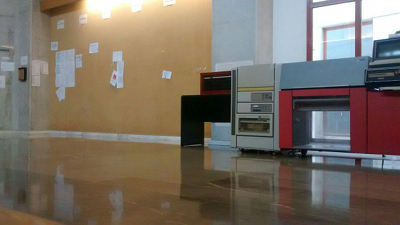
//> input picture Proyecto/Codigo/imagenes/comp1.jpg, 400 x 225 px, given in place of einstein.bmp, which was not available
$ ./main   (built with g++ and OpenCV 4)
//> lines starting //> are read from the running program, lines starting //| are printed output that depends on the picture; pictures that were not available may be replaced by others from this repository, and a replacement may not be noted
#include<opencv2/opencv.hpp>
#include<vector>
using namespace std;
using namespace cv;

# define M_PI           3.14159265358979323846

// [9 lines left out: function mostrarMatriz, not called in this run]

/*
Funcion que lee una imagen desde un archivo y devuelve el objeto Mat donde se almacena.
@ nombreArchivo: nombre del archivo desde el que se lee la imagen.
@ flagColor: opci?n de lectura de la imagen. Tenemos por defecto el valor 1 al igual que la funcion imread de OpenCV.
*/
// [9 lines left out: function leeImagen, not called in this run]

/*
Funcion que lleva un @t en el rango [@a, @b] al rango [@c, @d] mediante una transformacion lineal.
*/
float cambioDeRango(float t, float a, float b, float c, float d) {
	return 1.0 * (t - a) / (b - a)*(d - c) + c;
}

/*
Funcion que reajusta el rango de una matriz al rango [0,255] para que se muestren correctamente las frencuencias altas (tanto negativas como positivas)
@im: la imagen CV_32F a la que reajustaremos el rango.
*/

Mat reajustarRango1C(Mat im) {
	float min = 0;
	float max = 255;
	Mat im_ajustada;


	//Calculamos el rango en el que se mueven los valores de la imagen.
	for (int i = 0; i < im.rows; i++)
		for (int j = 0; j < im.cols; j++) {
			if (im.at<float>(i, j) < min) min = im.at<float>(i, j);
			if (im.at<float>(i, j) > max) max = im.at<float>(i, j);
		}

	im.copyTo(im_ajustada);

	for (int i = 0; i < im_ajustada.rows; i++)
		for (int j = 0; j < im_ajustada.cols; j++)
			im_ajustada.at<float>(i, j) = cambioDeRango(im_ajustada.at<float>(i, j), min, max, 0.0, 255.0);


	return im_ajustada;
}

/*
Funcion que reajusta el rango de una matriz al rango [0,255] para que se muestren correctamente las frencuencias altas (tanto negativas como positivas)
@im: la imagen CV_32F o CV_32FC3 a la que reajustaremos el rango.
*/
Mat reajustarRango(Mat im) {
	Mat canales_im[3];
	Mat im_ajustada;
	Mat canales_ajustada[3];


	if (im.channels() == 1)
		im_ajustada = reajustarRango1C(im);
	else if (im.channels() == 3) {
		split(im, canales_im);
		for (int i = 0; i < 3; i++)
			canales_ajustada[i] = reajustarRango(canales_im[i]);
		merge(canales_ajustada, 3, im_ajustada);
	}
	else
		cout << "El numero de canales no es correcto." << endl;

	return im_ajustada;
}

/*
Funcion que muestra una imagen por pantalla.
@ nombreVentana: el nombre de la ventana que crearemos y en la que mostraremos la imagen.
@ im: la imagen a mostrar
@ tipoVentana: el tipo de ventana que queremos crear, por defecto es 1, es decir una ventana que se ajusta al tamanio de la imagen.
*/
void mostrarImagen(string nombreVentana, Mat &im, int tipoVentana = 1) {
	if (!im.empty()) {
		namedWindow(nombreVentana, tipoVentana);
		imshow(nombreVentana, im);
	}
	else
		cout << "La imagen no se cargo correctamente" << endl;
}


/*
Funcion que combina varias imagenes en una sola.
@nombreVentana = nombre de la ventana en la que mostrar la imagen resultante.
@imagenes = lista de imagenes a mostrar.
*/
void mostrarImagenes(string nombreVentana, vector<Mat> &imagenes) {
	int colCollage = 0, filCollage = 0; //aqui almacenaremos las columnas y las filas de la imagen que sera la union de todas las demas.
	int contadorColumnas = 0;
	for (Mat & im : imagenes) {
		if (im.channels() < 3) cvtColor(im, im, CV_GRAY2RGB); //cambiamos la codificacion del color de algunas im?genes para que no nos de fallos al crear el collage.
		colCollage += im.cols; //sumamos las columnas
		if (im.rows > filCollage) filCollage = im.rows; //obtenemos el maximo numero de filas que vamos a necesitar
	}

	Mat collage = Mat::zeros(filCollage, colCollage, CV_8UC3); //Creamos la imagen con las dimensiones deseadas y todos los p?xeles inicializados a cero.

	Rect roi; //objeto con el que definiremos el ROI
	Mat imroi; //submatriz de la imagen Collage donde copiaremos la imagen que corresponda.

	for (Mat & im : imagenes) {
		roi = Rect(contadorColumnas, 0, im.cols, im.rows); //Vamos moviendo el ROI para que las imagenes queden juntas y ajustandolo al tamaño de la imagen que corresponda.
		contadorColumnas += im.cols;
		imroi = Mat(collage, roi); //(stackoverflow.com/questions/8206466/how-to-set-roi-in-opencv)

		im.copyTo(imroi);
		//Lo que sucede cuando no coincide el formato de destino y el de origen es que lo que se copia son pixeles negros.
	}

	mostrarImagen(nombreVentana, collage);

}

/*
Funcion que modifica el color de los p?xeles indicados.
@ im = la imagen a la que le vamos a modificar los p?xeles.
@ coordenadas = lista de coordenadas de los p?xeles indicados.
@ color1, color2 y color3 = son tres colores, estamos pensando en trabajar con imagenes de 1 o 3 canales con lo que en cada caso se usara los colores necesarios.
*/
// [15 lines left out: function modificarPixeles, not called in this run]

/*
Funcion auxiliar para obtner valores de la funcion f a muestrear.
@x: el parametro a sustituir para la muestra.
*/

float f(float x, float sigma) {
	return exp(-0.5 * x * x / sigma / sigma);
}

//BONUS 1:

//Declaramos las funciones que intervienen en las mascaras y de las que por tanto muestrearemos.

float parte1PrimeraDerivada (float x, float sigma) {
	return 1/(2*M_PI*sigma*sigma)*(-x/(sigma*sigma))*exp(-(x*x)/(2*sigma*sigma));
}

float parte2PrimeraDerivada(float x, float sigma) {
	return exp(-(x*x) / (2 * sigma*sigma));
}

float parte1SegundaDerivada(float x, float sigma) {
	return (1 / (2 * M_PI*sigma*sigma)) * (((-1 / (sigma*sigma))*exp(-(x*x) / (2 * sigma*sigma))) + ((-x / (sigma*sigma)) * (-x / (sigma*sigma)) * exp(-(x*x) / (2 * sigma*sigma))));
}

float parte2SegundaDerivada(float x, float sigma) {
	return exp(-(x*x) / (2 * sigma*sigma));
}

/*
Funcion que calcula un vector mascara para realizar la convolucion en base a un sigma dado.
@sigma: parametro sigma (en unidades de pixeles) de la gaussiana a muestrear.
@f: la funcion de la que muestreamos para crear la mascara.
*/
Mat calcularVectorMascara(float sigma, float(*f)(float, float)) {
	/*
	Vamos a calcular el numero de pixeles que conformaran el vector mascara.
	En primer lugar recordemos que necesitamos tener una mascara de orden impar, de modos que haremoa a*2 + 1, donde a es la siguiente cantidad:
	Como sabemos para quedarnos con la parte significativa de la gaussiana tenemos que muestrear en el intervalor [-3sigma, 3sigma].
	Ahora bien, podemos obtener número decimales con lo que tendremos que redondear. Si hiciésemos la operación 3*ceil(sigma)*2+1 obtendríamos mascaras de como minimo longitud 7 algo que no es del todo adeacuado.
	Con lo cual vamos a optar por hacer un redondeo de la forma round(3*sigma)*2+1 y este sera el tamaño de nuestra mascara. Además hemos introudicido el 3 dentro del round porque de otro modo no seríamos tan preciso en el tamaño requerido,
	estaríamos en una situación similar a la anterior, mascaras de 1, luego de 7, sin ningun otro valor intermedio.
	Dejamos el 2 fuera del round para asegurar de obtener una longitud impar, como queremos.
	*/

	int longitud = round(3 * sigma) * 2 + 1;
	int centro = (longitud - 1) / 2; // <-- elemento del centro del vector

	/*
	Ahora vamos a calcular el tamanio del paso de muestre, como vamos a ir muestreando.
	Queremos que el mayor peso lo tenga el pixel central, con lo cual al este pixel le daremos el valor f(0).
	En consecuencia el paso será paso = 6sigma/(longitud-1).
	*/

	float paso = 6 * sigma / (longitud - 1);

	// Creamos la imagen que contendra los valores muestreados.

	Mat mascara = Mat(1, longitud, CV_32F);

	//Cargamos los valores en la mascara
	for (int i = 0; i <= centro; i++) {
		mascara.at<float>(0, i) = f(-paso * (centro - i), sigma);
		mascara.at<float>(0, longitud - i - 1) = f(paso * (centro - i), sigma);
	}

	//Y ahora dividimos por la suma de todos para que los elementos sumen 1.

	float suma = 0.0;

	for (int i = 0; i < mascara.cols; i++)
		suma += mascara.at<float>(0, i);

	mascara = mascara / suma;

	return mascara;
}

/*
Funcion que calcula las dos mascaras en las que se puede descomponer la mascara 2D de la primera parcial (con respecto a x o y) de una Gaussiana.
@sigma: el parametro sigma del que dependen las funciones de la mascara.
@parte1: matriz donde se almacenara la primera parte de la mascara (la relacionada con la funcion parte1PrimeraDerivada).
@parte2: matriz donde se almacenara la segunda parte de la mascara (la relacionada con la funcion parte2PrimeraDerivada).
*/
// [4 lines left out: function calcularMascarasPrimeraDerivada, not called in this run]

/*
Funcion que calcula las dos mascaras en las que se puede descomponer la mascara 2D de la segunda parcial (con respecto a x o y, dos veces) de una Gaussiana.
@sigma: el parametro sigma del que dependen las funciones de la mascara.
@parte1: matriz donde se almacenara la primera parte de la mascara (la relacionada con la funcion parte1SegundaDerivada).
@parte2: matriz donde se almacenara la segunda parte de la mascara (la relacionada con la funcion parte2SegundaDerivada).
*/
// [4 lines left out: function calcularMascarasSegundaDerivada, not called in this run]


/*
Funcion que devuelve un vector preparado para hacer la convolucion sin problemas en los pixeles cercanos a los bordes, trabajando con imagenes con un solo canal.
@senal: vector de entrada al que aplicarle la convolucion.
@mascara: mascara con la que convolucionar (1C).
@cond_contorno: tipo de mecanismo para solucionar problemas con las dimensiones al convolucionar. Puede tomar dos valores:
				0 -> uniforme a ceros.
				1 -> reflejada.
*/
Mat obtenerVectorOrlado1C(Mat &senal, Mat &mascara, int cond_contorno) {
	//Añadiremos digamos a cada lado del vector (longitud_senal - 1)/2 pues son los pixeles como maximo que sobrarian al situar la mascara en una esquina.
	//Nosotros vamos a trabajar con vectores fila, pero no sabemos como sera senal con lo que vamos a trasponerla si es necesario.
	Mat copia_senal;

	//Vamos a trabajar siempre con vectores fila.
	if (senal.rows == 1)
		copia_senal = senal;
	else if (senal.cols == 1)
		copia_senal = senal.t();
	else
		cout << "Senal no es un vector fila o columna.\n";

	int colsParaCopia = copia_senal.cols;

	int pixels_extra = mascara.cols - 1; //<-- numero de pixeles necesarios para orlar.

	int colsVectorOrlado = colsParaCopia + pixels_extra;

	Mat vectorOrlado = Mat(1, colsVectorOrlado, senal.type());

	int inicio_copia, fin_copia; // <-- posiciones donde comienza la copia del vector, centrada.

	inicio_copia = pixels_extra/2;
	fin_copia = colsParaCopia + inicio_copia;

	//Copiamos senal centrado en vectorAuxiliar

	for (int i = inicio_copia; i < fin_copia; i++)
		vectorOrlado.at<float>(0, i) = copia_senal.at<float>(0, i-inicio_copia);

	// Ahora rellenamos los vectores de orlado segun la tecnica que hayamos elegido;
	// Hacemos el modo espejo solo que si la opcion elegida es cero entonces lo multiplicaremos por cero y en consecuencia sera el homogeneo a ceros.

	for (int i = 0; i < inicio_copia; i++) {
		vectorOrlado.at<float>(0, inicio_copia - i - 1) = cond_contorno * vectorOrlado.at<float>(0, inicio_copia + i);
		vectorOrlado.at<float>(0, fin_copia + i) = cond_contorno * vectorOrlado.at<float>(0, fin_copia - i - 1);
	}

	return vectorOrlado;

}


/*
Funcion que calcula la convolucion de dos vectores fila.
@senal: el vector al que le aplicamos la mascara de convolucion.
@mascara: la mascara de convolucion.
@cond_contorno: tipo de mecanismo para solucionar problemas con las dimensiones al convolucionar. Puede tomar dos valores:
				0 -> uniforme a ceros.
				1 -> reflejada.
*/
Mat calcularConvolucionVectores1C (Mat &senal, Mat &mascara, int cond_contorno) {
	//preparamos el vector para la convolucion orlandolo.
	Mat copiaOrlada = obtenerVectorOrlado1C(senal, mascara, cond_contorno);
	Mat segmentoCopiaOrlada;
	Mat convolucion = Mat(1, senal.cols, senal.type());

	int inicio_copia, fin_copia, long_lado_orla;
	//calculamos el rango de pixeles a los que realmente tenemos que aplicar la convolucion, excluyendo los vectores de orla.
	inicio_copia = (mascara.cols - 1)/2;
	fin_copia = inicio_copia + senal.cols;
	long_lado_orla = (mascara.cols - 1) / 2;

	for (int i = inicio_copia; i < fin_copia; i++) {
		//Vamos aplicando la convolucion a cada pixel seleccionando el segmento con el que convolucionamos.
		segmentoCopiaOrlada = copiaOrlada.colRange(i - long_lado_orla, i + long_lado_orla + 1);
		convolucion.at<float>(0, i - inicio_copia) = mascara.dot(segmentoCopiaOrlada);
	}

	return convolucion;
}

/*
Funcion que calcula la convolución de una imagen 1C con una mascara separada en un solo vector fila (por ser simetrica).
@im: la imagen CV_32F a convolucionar.
@sigma: el sigma de la mascara de convolucion.
@cond_bordes: la condicion con la que se orlan los vectores filas/columnas para prepararlos para la convolucion.
*/
Mat convolucion2D1C(Mat &im, float sigma, int cond_bordes) {
	Mat mascara = calcularVectorMascara(sigma, f); //calculamos la mascara a aplicar
	Mat convolucion = Mat(im.rows, im.cols, im.type()); //matriz donde introducimos el resultado de la convolucion

	//Convolucion por filas
	for (int i = 0; i < im.rows; i++) {
		calcularConvolucionVectores1C(im.row(i), mascara, cond_bordes).copyTo(convolucion.row(i));
	}

	//Convolucion por columnas
	convolucion = convolucion.t(); //trasponemos para poder operar como si fuese por filas

	for (int i = 0; i < convolucion.rows; i++) {
		calcularConvolucionVectores1C(convolucion.row(i), mascara, cond_bordes).copyTo(convolucion.row(i));
	}

	convolucion = convolucion.t(); //deshacemos la trasposicion para obtener el resultado final.

	return convolucion;
}


/*
Funcion que calcula la convolución de una imagen 1C o 3C con una mascara separada en un solo vector fila (por ser simetrica).
@im: la imagen CV_32F o CV_32FC3 a convolucionar.
@sigma: el sigma de la mascara de convolucion.
@cond_bordes: la condicion con la que se orlan los vectores filas/columnas para prepararlos para la convolucion.
*/
Mat convolucion2D(Mat &im, float sigma, int cond_bordes) {
	Mat convolucion;
	Mat canales[3];
	Mat canalesConvol[3];

	if (im.channels() == 1)
		return convolucion2D1C(im, sigma, cond_bordes);
	else if (im.channels() == 3) {
		split(im, canales);
		for (int i = 0; i < 3; i++)
			canalesConvol[i] = convolucion2D1C(canales[i], sigma, cond_bordes);
		merge(canalesConvol, 3, convolucion);
	}
	else
		cout << "Numero de canales no valido." << endl;

	return convolucion;
}


/*
Funcion que calcula una imagen hibrida a partir de dos dadas.
@im1: una de las imagenes de las que partimos para formar la hibrida.
@im2: la otra imagen.
@sigma1: el sigma para la mascara de alisamiento a aplicar sobre im1.
@sigma2: el sigma para la mascara de alisamiento a aplicar sobre im2.
*/
// [6 lines left out: function calcularImHibrida, not called in this run]

/*
Funcion que calcula una imagen hibrida a partir de dos dadas.
@im1: una de las imagenes de las que partimos para formar la hibrida.
@im2: la otra imagen.
@sigma1: el sigma para la mascara de alisamiento a aplicar sobre im1.
@sigma2: el sigma para la mascara de alisamiento a aplicar sobre im2.
@bajas_frecuencias = imagen donde guardamos las bajas frecuencias a usar.
@altas_frecuencias = imagen donde guardamos las altas frecuencias a usar.
*/
Mat calcularImHibrida(Mat &im1, Mat &im2, float sigma1, float sigma2, Mat &bajas_frecuencias, Mat &altas_frecuencias) {
	bajas_frecuencias = convolucion2D(im1, sigma1, 0);
	altas_frecuencias = im2 - convolucion2D(im2, sigma2, 0);

	return bajas_frecuencias + altas_frecuencias;
}

/*
Funcion que submuestrea una imagen tomando solo las columnas y filas impares.
@im: la imagen CV_32F a submuestrear.
*/
Mat submuestrear1C(Mat &im) {
	int colOriginal = im.cols;
	int filOriginal = im.rows;

	Mat submuestreado = Mat(filOriginal / 2, colOriginal / 2, im.type());

	for (int i = 0; i < submuestreado.rows; i++)
		for (int j = 0; j < submuestreado.cols; j++)
			submuestreado.at<float>(i, j) = im.at<float>(i*2+1, j*2+1);

	return submuestreado;
}

/*
Funcion que calcula una piramide Gaussiana para una imagen 1C dada.
@im: la imagen CV_32F de partida.
@piramide: el vector donde almacenamos la piramide.
@numNiveles: el numero de niveles que calculamos de la piramide.
*/
void calcularPirGaussiana1C(Mat &im, vector<Mat> &piramide, int numNiveles) {

	piramide.push_back(im);

	for (int i = 1; i < numNiveles; i++)
		piramide.push_back(submuestrear1C(convolucion2D1C(piramide.at(i-1), 0.5, 0)));
}

/*
Funcion que calcula una piramide Gaussiana para una imagen 1C o 3C dada.
@im: la imagen CV_32F o CV_32FC3 de partida.
@piramide: el vector donde almacenamos la piramide.
@numNiveles: el numero de niveles que calculamos de la piramide.
*/
void calcularPirGaussiana(Mat &im, vector<Mat> &piramide, int numNiveles) {
	Mat canalesIm[3];
	Mat canalesNivel[3];
	vector<Mat> canalesPiramide[3];

	if (im.channels() == 1)
		calcularPirGaussiana1C(im, piramide, numNiveles);
	else if (im.channels() == 3) {
		piramide.resize(numNiveles);
		split(im, canalesIm);

		for (int i = 0; i < 3; i++)
			calcularPirGaussiana1C(canalesIm[i], canalesPiramide[i], numNiveles);

		for (int i = 0; i < numNiveles; i++) {
			for (int j = 0; j < 3; j++)
				canalesNivel[j] = canalesPiramide[j].at(i);

			merge(canalesNivel, 3, piramide.at(i));
		}

	}
	else
		cout << "Numero de canales no valido." << endl;
}

/*
Funcion para mostrar una imagen hibrida junto con las frecuencias altas y bajas que la forman.
@im_hibrida: la imagen hibrida.
@frecuencias_altas = las frecuencias altas que forman parte de la imagen.
@frecuencias_bajas = las frecuencias bajas que forman parte de la imagen.
@nombre_ventana = nombre de la ventana donde se mostraran las tres imagenes anteriores.
*/
void mostrarHibrida(Mat &im_hibrida, Mat &frecuencias_altas, Mat &frecuencias_bajas, string nombre_ventana) {
	//Reajustamos el rango de las imagenes
	im_hibrida = reajustarRango(im_hibrida);
	frecuencias_altas = reajustarRango(frecuencias_altas);

	//Hacemos la conversion para poder mostrar las imagenes.
	if (im_hibrida.channels() == 3) {
		im_hibrida.convertTo(im_hibrida, CV_8UC3);
		frecuencias_altas.convertTo(frecuencias_altas, CV_8UC3);
		frecuencias_bajas.convertTo(frecuencias_bajas, CV_8UC3);
	}
	else if (im_hibrida.channels() == 1) {
		im_hibrida.convertTo(im_hibrida, CV_8U);
		frecuencias_altas.convertTo(frecuencias_altas, CV_8U);
		frecuencias_bajas.convertTo(frecuencias_bajas, CV_8U);
	}
	else
		cout << "Numero de canales no valido" << endl;

	vector<Mat> imagenes;

	imagenes.push_back(frecuencias_altas);
	imagenes.push_back(im_hibrida);
	imagenes.push_back(frecuencias_bajas);

	mostrarImagenes(nombre_ventana, imagenes);
}

/*
Funcion para mostrar una piramide Gaussiana.
@piramide: la piramide a mostrar.
@nombre_ventana: el nombre de la ventana donde se mostrara la piramide.
*/
void mostrarPiramide(vector<Mat> piramide, string nombre_ventana) {

	if (piramide.at(0).channels() == 3)
		for (int i = 0; i < piramide.size(); i++)
			piramide.at(i).convertTo(piramide.at(i), CV_8UC3);
	else if (piramide.at(0).channels() == 1)
		for (int i = 0; i < piramide.size(); i++)
			piramide.at(i).convertTo(piramide.at(i), CV_8U);
	else
		cout << "Numero de canales no valido." << endl;

	mostrarImagenes(nombre_ventana, piramide);
}

int main(int argc, char* argv[]) {

	cout << "OpenCV detectada " << endl;

	Mat eins = imread("imagenes/einstein.bmp", 0);
//> eins: 225 rows x 400 cols, CV_8UC1; min 1, max 255, mean 112.4
	Mat cat = imread("imagenes/cat.bmp");
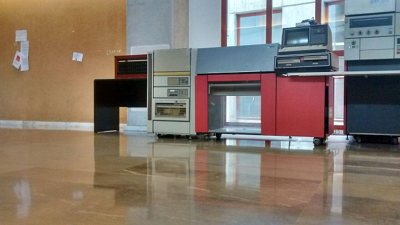
//> input picture Proyecto/Codigo/imagenes/comp2.jpg, 400 x 225 px, given in place of cat.bmp, which was not available
//> cat is the input picture: 225 rows x 400 cols, CV_8UC3; mean B, G, R 106.7, 117.4, 129.8
	Mat dog = imread("imagenes/dog.bmp");

	eins.convertTo(eins, CV_32F);
//> eins: 225 rows x 400 cols, CV_32FC1
	cat.convertTo(cat, CV_32FC3);
//> cat: 225 rows x 400 cols, CV_32FC3
	dog.convertTo(dog, CV_32FC3);


	Mat eins1 = convolucion2D(eins, 1, 0);
	Mat eins2 = convolucion2D(eins, 2, 0);
//> call 2 of convolucion2D1C, with sigma = 2, cond_bordes = 0
//> after the loop in convolucion2D1C (call 2), `for (int i = 0; i < convolucion.rows; i++)`:
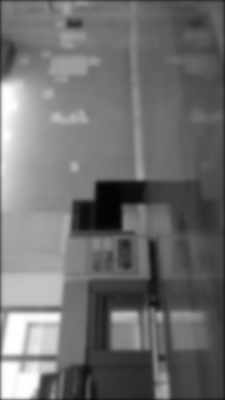
//> convolucion: 400 rows x 225 cols, CV_32FC1; min 4, max 254.9, mean 111.1
	Mat eins3 = convolucion2D(eins, 3, 0);

	Mat altas, bajas;
	Mat imhibrida = calcularImHibrida(dog, cat, 3.5, 10, bajas, altas);
//> in convolucion2D (call 5), `merge(canalesConvol, 3, convolucion);`:
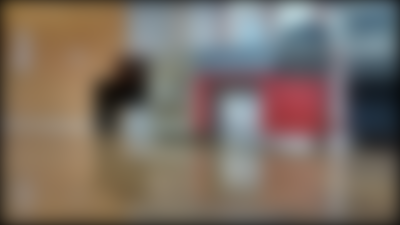
//> convolucion: 225 rows x 400 cols, CV_32FC3; mean B, G, R 100.6, 110.5, 122.4

	int numNiveles = 6;
	vector<Mat> piramide;

	calcularPirGaussiana(imhibrida, piramide, numNiveles);
//> in calcularPirGaussiana, `split(im, canalesIm);`:
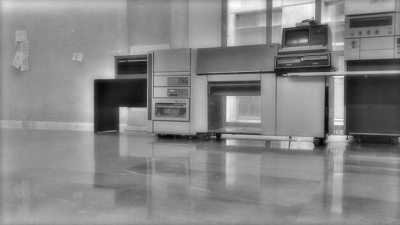
//> canalesIm[2]: 225 rows x 400 cols, CV_32FC1; min -63.7, max 311.2, mean 134.4; drawn with min black and max white
//> the loop in calcularPirGaussiana, `for (int i = 0; i < numNiveles; i++)` made 6 passes

	eins.convertTo(eins, CV_8U);
	eins1.convertTo(eins1, CV_8U);
	eins2.convertTo(eins2, CV_8U);
	eins3.convertTo(eins3, CV_8U);

	vector<Mat> apartadoA;

	apartadoA.push_back(eins);
	apartadoA.push_back(eins1);
	apartadoA.push_back(eins2);
	apartadoA.push_back(eins3);

	cout << "Apartado A. Mostramos la convolucion de una imagen para distintos sigmas." << endl;

	mostrarImagenes("Apartado A", apartadoA);
//> the loop in mostrarImagenes, `for (Mat & im : imagenes)` made 4 passes
//> in mostrarImagenes, `Mat collage = Mat::zeros(filCollage, colCollage, CV_8UC3);`: collage: 225 rows x 1600 cols, CV_8UC3; every value is 0
//> in mostrarImagen, `imshow(nombreVentana, im);`:
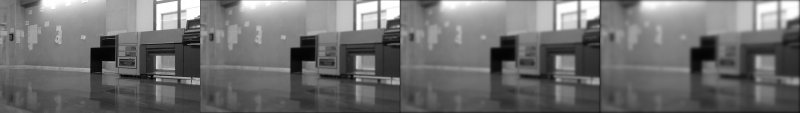
//> window 'Apartado A': 225 rows x 1600 cols, CV_8UC3 (shown at 1/2 size); min 1, max 255, mean 111.4

	cout << "Pulse ENTER para continuar..." << endl;

	waitKey(0);
	destroyAllWindows();

	cout << "Apartado B. Mostramos la imagen hibrida entre el gato y el perro. Junto con las bajas y altas frecuencias que se han mezclado." << endl;

	mostrarHibrida(imhibrida, altas, bajas, "Apartado B");
//> in reajustarRango (call 5), `split(im, canales_im);`:
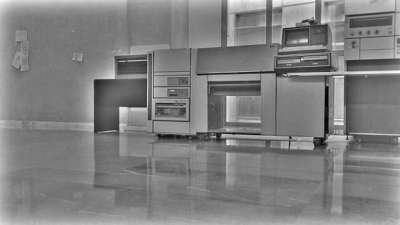
//> canales_im[2]: 225 rows x 400 cols, CV_32FC1; min -140.5, max 154.2, mean 7.3; drawn with min black and max white
//> the loop in reajustarRango (call 5), `for (int i = 0; i < 3; i++)` made 3 passes
//> pass 1, in reajustarRango (call 6), `im_ajustada = reajustarRango1C(im);`:
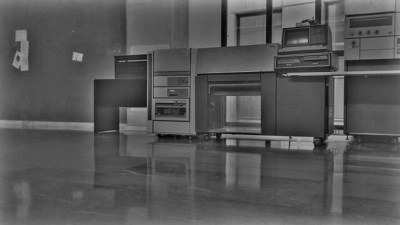
//> im_ajustada: 225 rows x 400 cols, CV_32FC1; min 0, max 191.2, mean 86.5
//> the loop in mostrarImagenes (call 2), `for (Mat & im : imagenes)` made 3 passes

	cout << "Pulse ENTER para continuar..." << endl;

	waitKey(0);
	destroyAllWindows();

	cout << "Apartado C: mostramos una piramide con la imagen hibrida anterior." << endl;

	mostrarPiramide(piramide, "Apartado C");
//> the loop in mostrarPiramide, `for (int i = 0; i < piramide.size(); i++)` made 6 passes

	waitKey(0);
	destroyAllWindows();

	system("PAUSE");
	return 0;
}
